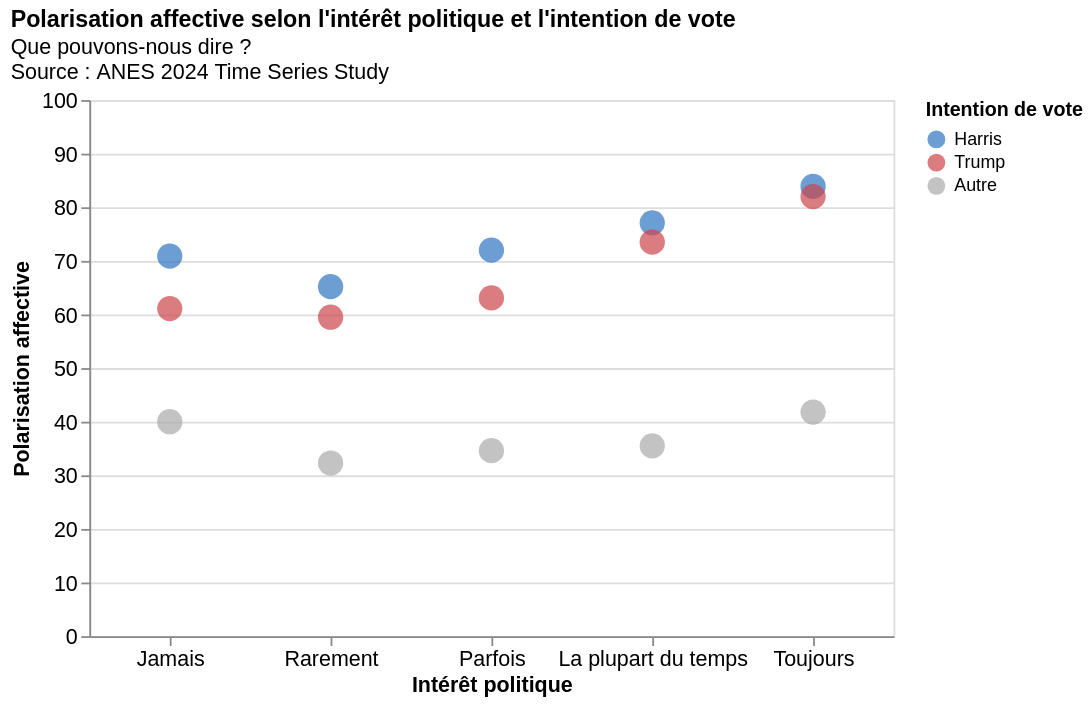

Notebook code for this chart:
### Markdown cell above
## 5. Les couleurs 

En politique, les couleurs ont un sens conventionnel. Aux États-Unis, les Démocrates sont associés au bleu et les Républicains au rouge. Utiliser des couleurs arbitraires peut porter à confusion.

**Concept :** Imposons nos propres couleurs avec `alt.Scale(domain=..., range=...)`. Le paramètre `range` accepte les noms de couleurs ou des codes hexadécimaux.

### Code cell
# Définition des couleurs sémantiques
vote_colors = alt.Scale(
    domain=["Harris", "Trump", "Autre"], range=["#2E74C0", "#CB454A", "#A9A9A9"]
)

chart_colors = (
    alt.Chart(df_means)
    .mark_point(size=200, filled=True)
    .encode(
        x=alt.X(
            "pol_int_label",
            type="ordinal",
            title="Intérêt politique",
            sort=pol_int_order,
        ),
        y=alt.Y(
            "aff_pol",
            type="quantitative",
            title="Polarisation affective",
            scale=alt.Scale(domain=[0, 100]),
        ),
        color=alt.Color(
            "vote_int_label",
            type="nominal",
            title="Intention de vote",
            scale=vote_colors,
        ),
    )
    .properties(
        title=alt.TitleParams(
            text="Polarisation affective selon l'intérêt politique et l'intention de vote",
            subtitle=[
                "Que pouvons-nous dire ?",
                "Source : ANES 2024 Time Series Study",
            ],
            anchor="start",
        ),
        width=450,
        height=300,
    )
    .configure_axis(labelFontSize=12, titleFontSize=12, labelAngle=0)
)

chart_colors

### Figure 1 — Vega specification as saved in the notebook (floating-point values rounded to 4 significant figures)
{"$schema": "https://vega.github.io/schema/vega/v6.json", "data": [{"name": "source_0"}, {"name": "data_0", "values": [{"aff_pol": 41.8, "pol_int_label": "Toujours", "vote_int_label": "Autre"}, {"aff_pol": 83.9, "pol_int_label": "Toujours", "vote_int_label": "Harris"}, {"aff_pol": 82.0, "pol_int_label": "Toujours", "vote_int_label": "Trump"}, {"aff_pol": 35.5, "pol_int_label": "La plupart du temps", "vote_int_label": "Autre"}, {"aff_pol": 77.1, "pol_int_label": "La plupart du temps", "vote_int_label": "Harris"}, {"aff_pol": 73.5, "pol_int_label": "La plupart du temps", "vote_int_label": "Trump"}, {"aff_pol": 34.6, "pol_int_label": "Parfois", "vote_int_label": "Autre"}, {"aff_pol": 72.0, "pol_int_label": "Parfois", "vote_int_label": "Harris"}, {"aff_pol": 63.1, "pol_int_label": "Parfois", "vote_int_label": "Trump"}, {"aff_pol": 32.3, "pol_int_label": "Rarement", "vote_int_label": "Autre"}, {"aff_pol": 65.2, "pol_int_label": "Rarement", "vote_int_label": "Harris"}, {"aff_pol": 59.5, "pol_int_label": "Rarement", "vote_int_label": "Trump"}, {"aff_pol": 40.0, "pol_int_label": "Jamais", "vote_int_label": "Autre"}, {"aff_pol": 70.9, "pol_int_label": "Jamais", "vote_int_label": "Harris"}, {"aff_pol": 61.1, "pol_int_label": "Jamais", "vote_int_label": "Trump"}]}, {"name": "source_0_x_domain_pol_int_label", "values": [{"pol_int_label": "Toujours", "sort_field": 4.0}, {"pol_int_label": "La plupart du temps", "sort_field": 3.0}, {"pol_int_label": "Parfois", "sort_field": 2.0}, {"pol_int_label": "Rarement", "sort_field": 1.0}, {"pol_int_label": "Jamais", "sort_field": 0.0}]}], "marks": [{"type": "symbol", "name": "marks", "from": {"data": "data_0"}, "encode": {"update": {"x": {"field": "pol_int_label", "scale": "x"}, "y": {"field": "aff_pol", "scale": "y"}, "opacity": {"value": 0.7}, "size": {"value": 200}, "fill": {"field": "vote_int_label", "scale": "color"}}}, "style": ["point"]}], "scales": [{"name": "x", "type": "point", "domain": {"data": "source_0_x_domain_pol_int_label", "field": "pol_int_label", "sort": {"op": "max", "field": "sort_field"}}, "range": [0, {"signal": "width"}], "padding": 0.5}, {"name": "y", "type": "linear", "domain": [0, 100], "range": [{"signal": "height"}, 0], "zero": true}, {"name": "color", "type": "ordinal", "domain": ["Harris", "Trump", "Autre"], "range": ["#2E74C0", "#CB454A", "#A9A9A9"]}], "axes": [{"scale": "y", "minExtent": 0, "domain": false, "labels": false, "maxExtent": 0, "zindex": 0, "gridScale": "x", "aria": false, "ticks": false, "grid": true, "tickCount": {"signal": "ceil(height/40)"}, "orient": "left"}, {"scale": "x", "title": "Intérêt politique", "grid": false, "labelBaseline": "top", "zindex": 0, "orient": "bottom"}, {"scale": "y", "zindex": 0, "labelOverlap": true, "grid": false, "orient": "left", "labelAlign": "right", "title": "Polarisation affective", "tickCount": {"signal": "ceil(height/40)"}}], "title": {"text": "Polarisation affective selon l'intérêt politique et l'intention de vote", "anchor": "start", "subtitle": ["Que pouvons-nous dire ?", "Source : ANES 2024 Time Series Study"]}, "style": "cell", "height": 300, "padding": 5, "legends": [{"title": "Intention de vote", "fill": "color", "symbolType": "circle", "encode": {"symbols": {"update": {"opacity": {"value": 0.7}}}}}], "config": {"axis": {"labelAngle": 0, "labelFontSize": 12, "titleFontSize": 12}}, "background": "white", "width": 450}
